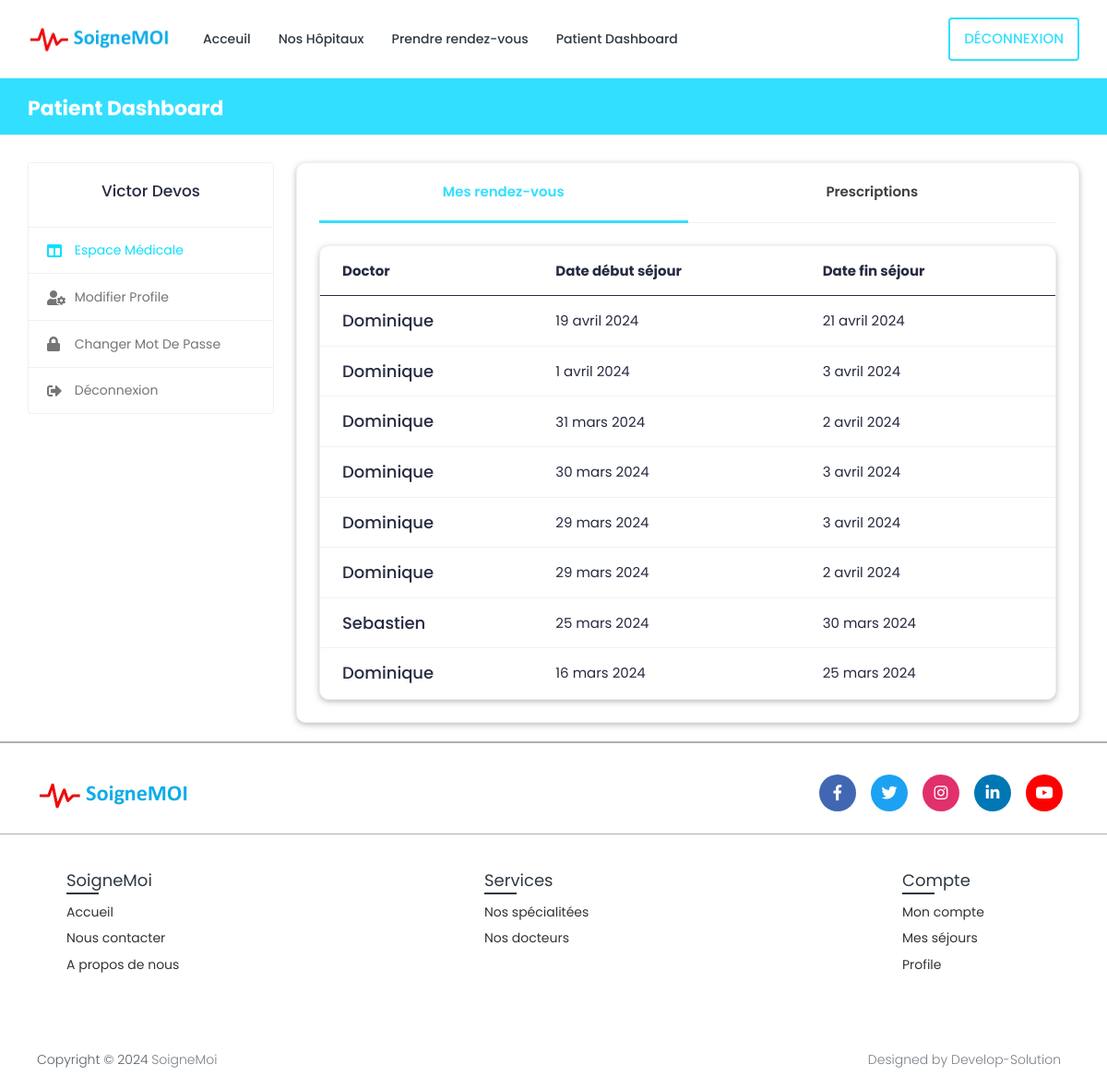
/patient-dashboard/ (signed in), run on an earlier commit of the app's database.
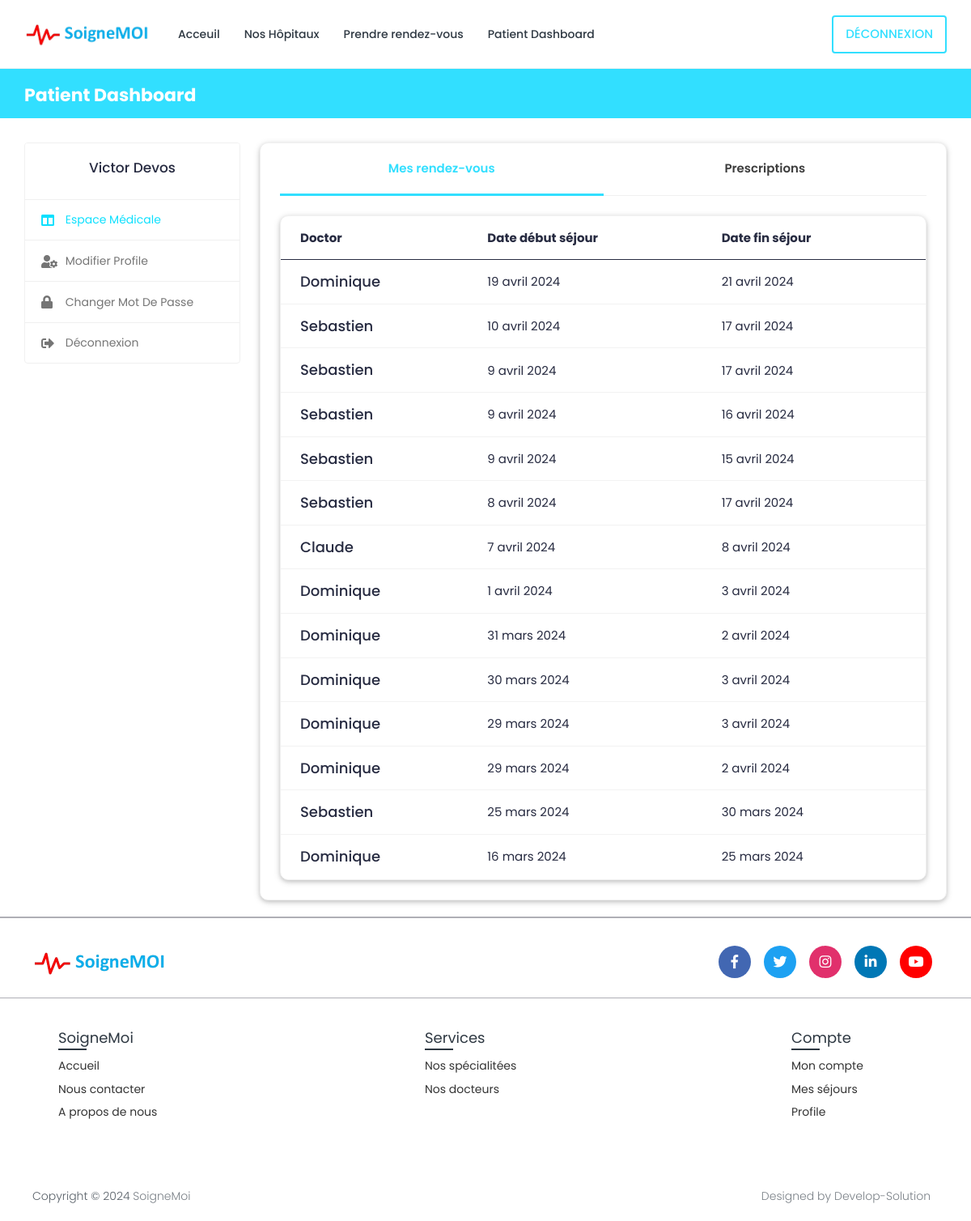
And on a later commit of the database.
### book/models.py (models this page shows, shortened)
class Patient(models.Model):
    patient_id = models.AutoField(primary_key=True)
    user = models.OneToOneField(User, on_delete=models.CASCADE, null=True, blank=True, related_name='patient')
    first_name = models.CharField(max_length=200, null=True, blank=True)
    last_name = models.CharField(max_length=200, null=True, blank=True)
    phone_number = models.CharField(max_length=10,null=True, blank=True)
    address = models.CharField(max_length=200, null=True, blank=True)
    date_of_birth = models.DateField(null=True, blank=True)
    serial_number = models.CharField(max_length=200, null=True, blank=True)

class Appointment(models.Model):
    appointment_id = models.AutoField(primary_key=True)
    doctor_time_slots = models.ForeignKey(DoctorTimeSlots, null=True, on_delete=models.CASCADE)
    start_date = models.DateField(null=True, blank=True)
    end_date = models.DateField(null=True, blank=True)
    motif = models.TextField(null=False, blank=False)
    doctor = models.ForeignKey(Doctor, on_delete=models.CASCADE, null=False, blank=False)
    patient = models.ForeignKey(Patient, on_delete=models.CASCADE, null=False, blank=False)
    serial_number = models.CharField(max_length=200, null=True, blank=True)
    choise_speciality=models.ForeignKey(Specialization, on_delete=models.CASCADE, null=True, blank=True)
    class Meta:
        verbose_name_plural = "Appointment"

class Doctor(models.Model):
    doctor_id = models.AutoField(primary_key=True)
    user = models.OneToOneField(User, on_delete=models.CASCADE, null=True, blank=True, related_name='profile')
    first_name = models.CharField(max_length=200, null=True)
    last_name = models.CharField(max_length=200, null=True)
    specialization = models.ForeignKey(Specialization, on_delete=models.SET_NULL, null=True, blank=True)
    phone_number = models.CharField(max_length=200, null=True, blank=True)
    date_of_birth = models.DateField(null=True, blank=True)
    reg_number = models.CharField(max_length=6, null=True, blank=True)
    hospital_name = models.ForeignKey(Hospital, on_delete=models.SET_NULL, null=True, blank=True)

### book/views.py (the view)
# urls.py: path('patient-dashboard/', PatientDashboardView.as_view(), name='patient-dashboard'),
class PatientDashboardView(LoginRequiredMixin, View):
    def get(self, request):
        if request.user.is_patient:
            self.patient = Patient.objects.get(user=request.user)
            self.appointments = Appointment.objects.filter(patient=self.patient).order_by('-start_date')
            self.prescription = Prescription.objects.filter(patient=self.patient).order_by('-prescription_id')
            context = {'patient': self.patient, 'appointments': self.appointments, 'prescription': self.prescription}
        else:
            return redirect('logout')
        return render(request, 'book/patient/patient-dashboard.html', context)

### templates/book/patient/patient-dashboard.html (shortened to what this page needs)
{% extends 'book/base.html' %}
{% block content %}
{% load static %}
  <body>
    <div class="main-wrapper">
      <div class="breadcrumb-bar">
        <div class="container-fluid">
          <div class="row align-items-center">
            <div class="col-md-12 col-12">
              <h2 class="breadcrumb-title">Patient Dashboard</h2>{% include 'book/message.html' %}
            </div>
          </div>
        </div>
      </div>
      <div class="content">
        <div class="container-fluid">
          <div class="row">
            <div class="col-md-5 col-lg-4 col-xl-3 theiaStickySidebar">
              <div>{% include 'book/patient/patient-sidebar.html' %}</div>
            </div>
            <div class="col-md-7 col-lg-8 col-xl-9">
              <div class="card">
                <div class="card-body pt-0">
                  <nav class="user-tabs mb-4">
                    <ul class="nav nav-tabs nav-tabs-bottom nav-justified">
                      <li class="nav-item">
                        <a
                          class="nav-link active"
                          href="#pat_appointments"
                          data-toggle="tab"
                          >Mes rendez-vous</a
                        >
                      </li>
                      <li class="nav-item">
                        <a
                          class="nav-link"
                          href="#pat_prescriptions"
                          data-toggle="tab"
                          >Prescriptions</a
                        >
                      </li>
                    </ul>
                  </nav>
                  <div class="tab-content pt-0">
                    <div
                      id="pat_appointments"
                      class="tab-pane show active"
                    >
                      <div class="card card-table mb-0">
                        <div class="card-body">
                          <div class="table-responsive">
                            <table class="table table-hover table-center mb-0">
                              <thead>
                                <tr>
                                  <th>Doctor</th>
                                  <th>Date début séjour</th>
                                  <th>Date fin séjour</th>
                                </tr>
                              </thead>
                              <tbody>
                                {% for appointment in appointments %}
                                <tr>
                                  <td>
                                      <h4 class="mb-0">{{ appointment.doctor.first_name }}</h4>
                                  </td>
                                  <td>
                                    {{appointment.start_date}}
                                  </td>
                                   <td>
                                    {{appointment.end_date}}
                                  </td>
                                </tr>
                                {% endfor %}
                              </tbody>
                            </table>
                          </div>
                        </div>
                      </div>
                    </div>
                  </div>
                </div>
              </div>
            </div>
          </div>
        </div>
      </div>
  </body>
{% endblock content %}

### templates/book/base.html (shortened to what this page needs)
<!doctype html>
<html lang="fr">
{% load static %}
<head>
    <link rel="stylesheet" href="{% static 'SGM/css/bootstrap.min.css' %}"/>
    <link href="https://cdn.jsdelivr.net/npm/bootstrap@5.0.2/dist/css/bootstrap.min.css" rel="stylesheet">
    <link rel="stylesheet" href="{% static 'SGM/plugins/fontawesome/css/fontawesome.min.css' %}"/>
    <link rel="stylesheet" href="{% static 'SGM/plugins/fontawesome/css/all.min.css' %}"/>
    <link rel="stylesheet" href="{% static 'SGM/css/style.css' %}"/>
    <link rel="stylesheet" href="{% static 'SGM/css/bootstrap-datetimepicker.min.css' %}"/>
    <link rel="stylesheet" href="{% static 'SGM/plugins/select2/css/select2.min.css' %}"/>
    <link href="https://use.fontawesome.com/releases/v5.7.2/css/all.css" rel="stylesheet" />
   <link rel="stylesheet" href="{% static 'SGM/css/search.css' %}">
    <link rel="stylesheet" href="{% static 'SGM/plugins/fancybox/jquery.fancybox.min.css'%}"/>
<link rel="stylesheet"href="{% static 'SGM/css/hospital.css' %}">
   <link rel="stylesheet" href="{% static 'SGM/css/booking.css' %}"/>
    <link rel="stylesheet" href="{% static 'SGM/css/timedropper.css' %}"/>
    <link rel="stylesheet" href="{% static 'SGM/css/date_dropper.css' %}" />
    <link rel="stylesheet" href="{% static 'SGM/css/my_style.css' %}" />
</head>
<body>
  <header>
    {% include './partials/header.html' %}
  </header>
  {% block content %}
  {% endblock content %}
  {% include './partials/footer.html' %}
</body>
</html>

### templates/book/partials/header.html (shortened to what this page needs)
{% load static %}
<nav class="navbar navbar-expand-lg header-nav">
  <div class="navbar-header">
     <a href="/" class="navbar-brand logo">
      <img src="{% static 'SGM/images/LOGO/logo.png' %}" class="img-fluid" alt="Logo"/>
     </a>
  </div>
  <div class="main-menu-wrapper">
    <ul class="main-nav">
      <li>
        <a href="/" style="text-decoration: none;">Acceuil</a>
      </li>
      <li><a href="{% url 'list-hospital' %}" style="text-decoration: none;">Nos Hôpitaux</a></li>
      {% if user.is_authenticated and user.is_patient  %}
      <li><a href="{% url 'search' %}" style="text-decoration: none;">Prendre rendez-vous</a></li>
      {% endif %}
      {% if user.is_authenticated and user.is_patient %}
      <li><a href="{% url 'patient-dashboard' %}"style="text-decoration: none;">Patient Dashboard</a></li>
      {% endif %}
    </ul>
  </div>
  <ul class="nav header-navbar-rht">
    {% if user.is_authenticated and user.is_patient or user.is_admin %}
    <li class="nav-item">
      <a class="nav-link header-login" href="{% url 'logout' %}">Déconnexion</a>
    </li>
    {% else %}
    <li class="nav-item">
      <a class="nav-link header-login" href="{% url 'login' %}" >Connexion</a>
    </li>
    {% endif %}
  </ul>
</nav>

### templates/book/message.html (shortened to what this page needs)
{% load static %}

### templates/book/patient/patient-sidebar.html
{% load static %}
<body>
    <div class="profile-sidebar">
      <div class="widget-profile pro-widget-content">
        <div class="profile-info-widget">
          <div class="profile-det-info">
            <h3>{{patient.first_name}} {{ patient.last_name}}</h3>
          </div>
        </div>
      </div>
      <div class="dashboard-widget">
        <nav class="dashboard-menu sidebar">
          <ul>
            <li class="active">
              <a href="{% url 'patient-dashboard' %}" class="nav-link">
                <i class="fas fa-columns"></i>
                <span>Espace médicale</span>
              </a>
            </li>
            <li>
              <a href="{% url 'profile-settings' %}" class="nav-link">
                <i class="fas fa-user-cog"></i>
                <span>Modifier profile</span>
              </a>
            </li>
            <li>
              <a href="{% url 'change-password' pk=user.id%}" class="nav-link">
                <i class="fas fa-lock"></i>
                <span>Changer mot de passe</span>
              </a>
            </li>
            <li>
              <a href="{% url 'logout' %}" class="nav-link">
                <i class="fas fa-sign-out-alt"></i>
                <span>Déconnexion</span>
              </a>
            </li>
          </ul>
        </nav>
      </div>
    </div>
</body>

### templates/book/partials/footer.html (shortened to what this page needs)
{% load static %}
<footer class="footer">
  <div class="trait">
  </div>
  <div class="content">
    <div class="top">
      <div class="logo-details">
         <a class="navbar-brand" href="">
            <img class="img-fluid" src="{% static 'SGM/images/LOGO/logo2.png' %}" alt="logo">
         </a>
      </div>
      <div class="media-icons">
        <a href="/"><i class="fab fa-facebook-f"></i></a>
        <a href="/"><i class="fab fa-twitter"></i></a>
        <a href="/"><i class="fab fa-instagram"></i></a>
        <a href="/"><i class="fab fa-linkedin-in"></i></a>
        <a href="/"><i class="fab fa-youtube"></i></a>
      </div>
    </div>
    <div class="link-boxes">
      <ul class="box">
        <li class="link_name">SoigneMoi</li>
        <li><a href="/">Accueil</a></li>
        <li><a href="">Nous contacter</a></li>
        <li><a href="">A propos de nous</a></li>
      </ul>
      <ul class="box">
        <li class="link_name">Services</li>
        {% if not user.is_authenticated %}
        <li><a href="{% url 'login' %}">Nos spécialitées</a></li>
        <li><a href="{% url 'login' %}">Nos docteurs</a></li>
        {% elif user.is_authenticated and user.is_patient  %}
         <li><a href="{% url 'search'%}">Nos spécialitées</a></li>
         <li><a href="{% url 'search'%}">Nos docteurs</a></li>
        {% elif user.is_authenticated and user.is_admin %}
        <li><a href="/">Nos spécialitées</a></li>
         <li><a href="/">Nos docteurs</a></li>
        {% elif user.is_authenticated and user.is_doctor or user.is_secretary%}
        <li><a href="{% url 'login' %}">Nos spécialitées</a></li>
        <li><a href="{% url 'login' %}">Nos docteurs</a></li>
        {% endif %}
      </ul>
      <ul class="box">
        <li class="link_name">Compte</li>
        {% if not user.is_authenticated %}
        <li><a href="{% url 'login' %}">Mon compte</a></li>
        <li><a href="{% url 'login' %}">Mes séjours</a></li>
        <li><a href="{% url 'login' %}">Profile</a></li>
        {% elif user.is_authenticated and user.is_doctor or user.is_secretary%}
        <li><a href="{% url 'login' %}">Mon compte</a></li>
        <li><a href="{% url 'login' %}">Mes séjours</a></li>
        <li><a href="{% url 'login' %}">Profile</a></li>
        {% elif user.is_authenticated and user.is_patient  %}
        <li><a href="{% url 'patient-dashboard' %}">Mon compte</a></li>
        <li><a href="{% url 'patient-dashboard' %}">Mes séjours</a></li>
        <li><a href="{% url 'profile-settings' %}">Profile</a></li>
        {% elif user.is_authenticated and user.is_admin %}
        <li><a href="/">Mon compte</a></li>
        <li><a href="/">Mes séjours</a></li>
        <li><a href="/">Profile</a></li>
        {% endif %}
      </ul>
    </div>
  </div>
  <div class="bottom-details">
    <div class="bottom_text">
      <span class="copyright_text">Copyright &#169; 2024 <a href="#">SoigneMoi</a></span>
      <span class="policy_terms">
        <a href="#">Designed by Develop-Solution</a>
      </span>
    </div>
  </div>
</footer>

### static/SGM/css/hospital.css (style rules this page uses)
.card { display: block; margin-bottom: 20px; line-height: 1.42857143; background-color: #fff; border-radius: 10px; box-shadow: 0 2px 5px 0 rgba(0,0,0,0.16),0 2px 10px 0 rgba(0,0,0,0.12); transition: box-shadow .25s; }

What changed in the data, as far as the page shows it:
added Appointment: doctor.first_name "Sebastien", start_date "10 avril 2024", end_date "17 avril 2024"
added Appointment: doctor.first_name "Sebastien", start_date "9 avril 2024", end_date "17 avril 2024"
added Appointment: doctor.first_name "Sebastien", start_date "9 avril 2024", end_date "16 avril 2024"
added Appointment: doctor.first_name "Sebastien", start_date "9 avril 2024", end_date "15 avril 2024"
added Appointment: doctor.first_name "Sebastien", start_date "8 avril 2024", end_date "17 avril 2024"
added Appointment: doctor.first_name "Claude", start_date "7 avril 2024", end_date "8 avril 2024"
